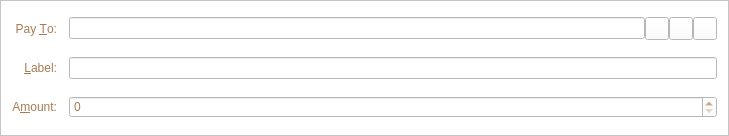
<?xml version="1.0" encoding="UTF-8"?>
<ui version="4.0">
 <class>SendCoinsEntry</class>
 <widget class="QFrame" name="SendCoinsEntry">
  <property name="geometry">
   <rect>
    <x>0</x>
    <y>0</y>
    <width>729</width>
    <height>136</height>
   </rect>
  </property>
  <property name="windowTitle">
   <string>Form</string>
  </property>
  <property name="styleSheet">
   <string notr="true">background-color: white;
color: rgb(166, 124, 82);</string>
  </property>
  <property name="frameShape">
   <enum>QFrame::StyledPanel</enum>
  </property>
  <property name="frameShadow">
   <enum>QFrame::Sunken</enum>
  </property>
  <layout class="QGridLayout" name="gridLayout">
   <property name="spacing">
    <number>12</number>
   </property>
   <item row="5" column="0">
    <widget class="QLabel" name="label">
     <property name="text">
      <string>A&amp;mount:</string>
     </property>
     <property name="alignment">
      <set>Qt::AlignRight|Qt::AlignTrailing|Qt::AlignVCenter</set>
     </property>
     <property name="buddy">
      <cstring>payAmount</cstring>
     </property>
    </widget>
   </item>
   <item row="3" column="0">
    <widget class="QLabel" name="label_2">
     <property name="text">
      <string>Pay &amp;To:</string>
     </property>
     <property name="alignment">
      <set>Qt::AlignRight|Qt::AlignTrailing|Qt::AlignVCenter</set>
     </property>
     <property name="buddy">
      <cstring>payTo</cstring>
     </property>
    </widget>
   </item>
   <item row="5" column="1">
    <widget class="BitcoinAmountField" name="payAmount"/>
   </item>
   <item row="4" column="1">
    <layout class="QHBoxLayout" name="horizontalLayout_2">
     <property name="spacing">
      <number>0</number>
     </property>
     <item>
      <widget class="QValidatedLineEdit" name="addAsLabel">
       <property name="enabled">
        <bool>true</bool>
       </property>
       <property name="toolTip">
        <string>Enter a label for this address to add it to your address book</string>
       </property>
      </widget>
     </item>
    </layout>
   </item>
   <item row="4" column="0">
    <widget class="QLabel" name="label_4">
     <property name="text">
      <string>&amp;Label:</string>
     </property>
     <property name="alignment">
      <set>Qt::AlignRight|Qt::AlignTrailing|Qt::AlignVCenter</set>
     </property>
     <property name="buddy">
      <cstring>addAsLabel</cstring>
     </property>
    </widget>
   </item>
   <item row="3" column="1">
    <layout class="QHBoxLayout" name="payToLayout">
     <property name="spacing">
      <number>0</number>
     </property>
     <item>
      <widget class="QValidatedLineEdit" name="payTo">
       <property name="toolTip">
        <string>The address to send the payment to  (e.g. MXnRx1TDjAgQPk2rCu4DGH23NXoSZWJbht)</string>
       </property>
       <property name="maxLength">
        <number>34</number>
       </property>
      </widget>
     </item>
     <item>
      <widget class="QToolButton" name="addressBookButton">
       <property name="toolTip">
        <string>Choose address from address book</string>
       </property>
       <property name="text">
        <string/>
       </property>
       <property name="icon">
        <iconset resource="../bitcoin.qrc">
         <normaloff>:/icons/address-book</normaloff>:/icons/address-book</iconset>
       </property>
       <property name="shortcut">
        <string>Alt+A</string>
       </property>
      </widget>
     </item>
     <item>
      <widget class="QToolButton" name="pasteButton">
       <property name="toolTip">
        <string>Paste address from clipboard</string>
       </property>
       <property name="text">
        <string/>
       </property>
       <property name="icon">
        <iconset resource="../bitcoin.qrc">
         <normaloff>:/icons/editpaste</normaloff>:/icons/editpaste</iconset>
       </property>
       <property name="shortcut">
        <string>Alt+P</string>
       </property>
      </widget>
     </item>
     <item>
      <widget class="QToolButton" name="deleteButton">
       <property name="toolTip">
        <string>Remove this recipient</string>
       </property>
       <property name="text">
        <string/>
       </property>
       <property name="icon">
        <iconset resource="../bitcoin.qrc">
         <normaloff>:/icons/remove</normaloff>:/icons/remove</iconset>
       </property>
      </widget>
     </item>
    </layout>
   </item>
  </layout>
 </widget>
 <customwidgets>
  <customwidget>
   <class>BitcoinAmountField</class>
   <extends>QSpinBox</extends>
   <header>bitcoinamountfield.h</header>
   <container>1</container>
  </customwidget>
  <customwidget>
   <class>QValidatedLineEdit</class>
   <extends>QLineEdit</extends>
   <header>qvalidatedlineedit.h</header>
  </customwidget>
 </customwidgets>
 <resources>
  <include location="../bitcoin.qrc"/>
 </resources>
 <connections/>
</ui>
